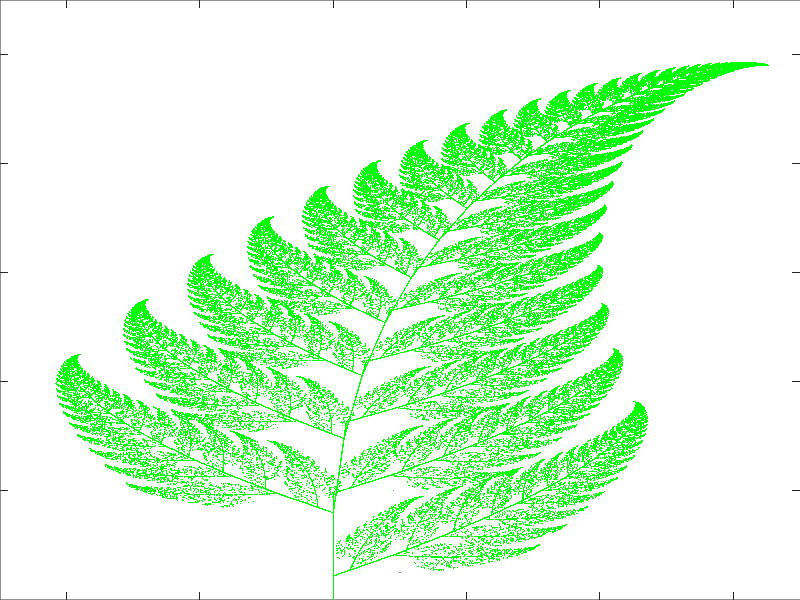

This figure's MATLAB source:
% Program_06c - An Iterated Function System.
% Chapter 6 - Fractals and Multifractals.
% Copyright Springer 2025. Stephen Lynch.

% Barnsley's fern (Figure 6.7).
function Program_06c(~)
% This function plots Barnsley's fern with N points.
% The transformations are in the form
% T(x,y) = (a*x+b*y+c, d*x+e*y+f). 
echo on
N=200000;
close all
P=zeros(N,2);
P(1,:)=[0.5,0.5];  

% The main loop where the iterations are performed.
for k=1:N-1
	r=rand;
	if r<.05
		P(k+1,:)=T(P(k,:),0,0,0,0,.2,0);
	elseif r<.86
		P(k+1,:)=T(P(k,:),.85,.05,0,-.04,.85,1.6);
	elseif r<.93
		P(k+1,:)=T(P(k,:),.2,-.26,0,.23,.22,1.6);
	else
		P(k+1,:)=T(P(k,:),-.15,.28,0,.26,.24,.44);
	end
end

plot(P(:,1),P(:,2),'.','MarkerSize',1,'Color','g');
axis([-2.5 3.5 0 11]);
set(gca,'Position',[0 0 1 1])

% The transformation T
function F=T(P,a,b,c,d,e,f)
F=zeros(1,2);
F(1)=a*P(1)+b*P(2)+c;
F(2)=d*P(1)+e*P(2)+f;

% End of Program_06c.
